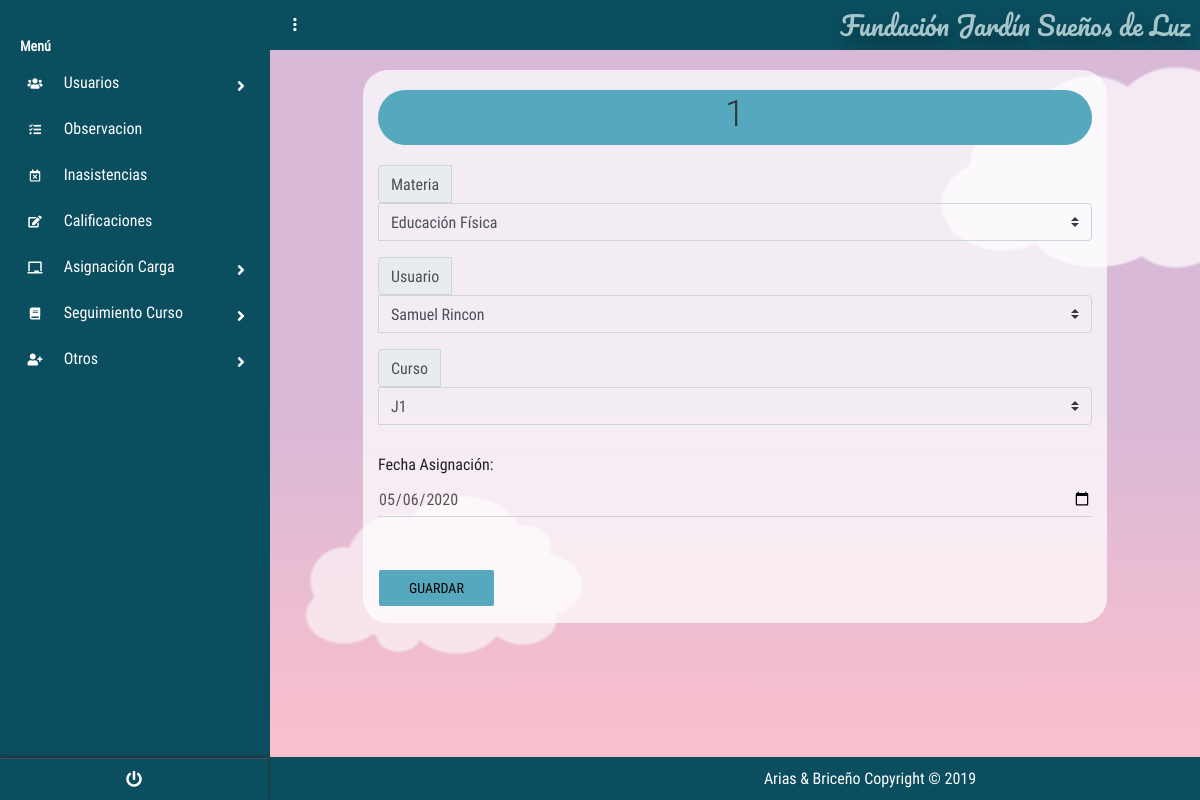
/?c=AsignacionCarga&a=nuevo&id_Asignacion=1 (signed in), run on the app's committed database.
### tables this page shows
create table ASIGNACIONCARGA
(
id_Asignacion INT PRIMARY KEY auto_increment ,
id_Materia_FK INT ,
id_Usuario_KFFK INT ,
id_Curso_FKF int ,
fecha_Asignacion DATE not null
);

create table MATERIA
(
id_Materia INT PRIMARY KEY auto_increment ,
nombre_Materia VARCHAR (50) not null,
horasSemanales_Materia INT not null
);

create table Usuario
(
id_Usuario int PRIMARY KEY auto_increment ,
user_Usuario varchar (50) not null,
password_Usuario varchar (8) not null,
nombre_Usuario varchar (50) not null,
apellido_Usuario varchar (50) not null,
tipoDoc_Usuario varchar (50) not null,
doc_Usuario bigint not null,
estado_Usuario varchar (50) not null,
id_tipoUsuario_FK int ,
id_Especialidad_FK int 
);

create table CURSO
(
id_Curso int PRIMARY KEY auto_increment ,
codigo_Curso VARCHAR (50) not null
);

### controllers/AsignacionCargaController.php (called while the page is built, shortened)
<?php
require_once "./models/AsignacionCargaModel.php";
class AsignacionCargaController{
    private $mode;
    public function __CONSTRUCT(){
        $this->mode = new AsignacionCargaModel();
    }
    public function nuevo(){
        $alm = new AsignacionCargaModel();
        if(isset($_REQUEST['id_Asignacion'])){
            $alm = $this->mode->Obtener($_REQUEST['id_Asignacion']);
        }
        include_once './views/AsignacionCarga/AsignacionCarga.php';
    }
}

### models/Conexion.php (called while the page is built)
<?php
class Conexion{
    public static function conectar(){
        $PDO = new PDO("mysql:host=localhost;dbname=dbfundacion;charset=utf8","root","");
        $PDO->setAttribute(PDO::ATTR_ERRMODE,PDO::ERRMODE_EXCEPTION);
        return $PDO;
    }
}
?>

### models/AsignacionCargaModel.php (called while the page is built, shortened)
<?php
class AsignacionCargaModel{
    public $CNX;
    public function __construct(){
        try {
            $this->CNX= Conexion::conectar();
        } catch (Exception $e) {
            die($e->getMessage());
        }
    }
    public function Obtener($id_Asignacion)
	{
		try
		{
            $query= "SELECT id_Asignacion,
            id_Materia_FK,
            nombre_Materia,
            id_Usuario_KFFK,
            nombre_Usuario,
            apellido_Usuario,
            id_Curso_FKF,
            codigo_Curso,
            fecha_Asignacion
            from ASIGNACIONCARGA
            inner join Materia on Materia.id_Materia=ASIGNACIONCARGA.id_Materia_FK
            inner join Curso on Curso.id_Curso=ASIGNACIONCARGA.id_Curso_FKF
            inner join USUARIO on Usuario.id_Usuario=ASIGNACIONCARGA.id_Usuario_KFFK
             where id_Asignacion=?";
            $stm = $this->CNX->prepare($query);
			$stm->execute(array($id_Asignacion));
			return $stm->fetch(PDO::FETCH_OBJ);
		} catch (Exception $e)
		{
			die($e->getMessage());
		}
	}
}

### views/AsignacionCarga/AsignacionCarga.php (the view, shortened to what this page needs)
<!DOCTYPE html>
<html lang="es">
    <head>
        <link
            rel='stylesheet'
            href='https://cdnjs.cloudflare.com/ajax/libs/twitter-bootstrap/4.1.1/css/bootstrap.css'>
        <link
            rel='stylesheet'
            href='https://use.fontawesome.com/releases/v5.0.13/css/all.css'>
        <link
            rel="stylesheet"
            href="<?php echo SERVERURL; ?>assets/css/menu_Lateral.css">
        <link rel="stylesheet" href="<?php echo SERVERURL; ?>assets/css/main.css">
    </head>
    <body>
        <?php include "./views/modules/navlateral.php" ?>
        <section class="full-box dashboard-contentPage">
            <?php include "./views/modules/navbar.php" ?>
            <div class="container">
                <form
                    action="?c=AsignacionCarga&a=guardar_AsignacionCarga"
                    method="post"
                    class="FormularioAjax"
                    data-form="save"
                    autocomplete="off"
                    enctype="multipart/form-data">
                    <div>
                        <h1 class="page-header tituloa" style="margin-top:20px">
                            <?php echo $alm->id_Asignacion != null ? $alm->id_Asignacion : 'Nueva Asignación'; ?>
                        </h1>
                    </div>
                    <div class="input-group mb-3">
                            <div class="input-group-prepend">
                                <label class="input-group-text" for="inputGroupSelect01">Materia</label>
                            </div>
                            <select class="custom-select selects" id="inputGroupSelect01"
                                style="background-color: #ffffff00;" name="id_Materia_FK">
                                <option selected value="<?php echo $alm->id_Materia_FK; ?>">
                                        <?php echo $alm->id_Asignacion != null
                                        ? $alm->nombre_Materia
                                        : '--Seleccione la materia--'; ?>
                                </option>
                            </select>
                        </div>
                        <div class="input-group mb-3">
                            <div class="input-group-prepend">
                                <label class="input-group-text" for="inputGroupSelect01">Usuario</label>
                            </div>
                            <select  class="custom-select selects" id="inputGroupSelect01"
                                style="background-color: #ffffff00;" name="id_Usuario_KFFK">
                                <option selected value="<?php echo $alm->id_Usuario_KFFK; ?>">
                                <?php echo $alm->id_Asignacion != null ? ($alm->nombre_Usuario.' '.$alm->apellido_Usuario) : '--Seleccione el Usuario--'; ?>
                            </option>
                            </select>
                        </div>
                        <div class="input-group mb-3">
                            <div class="input-group-prepend">
                                <label class="input-group-text" for="inputGroupSelect01">Curso</label>
                            </div>
                            <select  class="custom-select selects" id="inputGroupSelect01"
                                style="background-color: #ffffff00;" name="id_Curso_FKF">
                                <option selected value="<?php echo $alm->id_Curso_FKF; ?>">
                                <?php echo $alm->id_Asignacion != null ? $alm->codigo_Curso : '--Seleccione el Curso--'; ?>
                            </option>
                            </select>
                        </div>
                                <div class="form-group">
                                        <label id="Label1" runat="server" Text="Label"> Fecha Asignación:</label>
                                        <input value="<?php echo $alm->fecha_Asignacion; ?>"
                                                name="fecha_Asignacion" class="form-control"
                                                type="date" required
                                               title="ingrese la fecha" />
                                </div>
                                <div class="form-group" id="botones">
                                        <input type="submit" value="Guardar" id="Crear" class="boton btn btn-info" />
                                </div>
                </form>
            </div>
            <?php include "./views/modules/fondo_Form.php" ?>
        </section>
    </body>
</html>

### assets/css/menu_Lateral.css (style rules this page uses)
body { font-size: 0.9rem; }

### assets/css/main.css (style rules this page uses)
body, html { background-color: #0b4e5f; width: 100%; height: 100%; margin: 0; padding: 0; position: relative; font-size: 16px; font-family: 'RobotoCondensed'; overflow: hidden; }
.full-box { margin: 0; padding: 0; width: 100%; box-sizing: border-box; }
.container { background-color: rgba(255, 255, 255, 0.726); margin-top:20px; border-radius:25px; width:80%; }
.tablas,h1 { margin:20px }
h1 { text-align: center; padding: 5px; margin: 5px; }
.form-control { background-color: #ffffff00; }
form .btn, .botones { background-color: #56a8be; border-color: #56a8be; }
.tituloa { background-color: #56a8be; border-color: #56a8be; border-radius: 1em; }
.form-group .checkbox label, .form-group .radio label, .form-group label { font-size: 16px; line-height: 1.42857143; color: #212020; font-weight: 400; }
.dashboard-sideBar, .dashboard-contentPage { position: absolute; top: 0; height: 100%; transition: all .3s ease-in-out; }
.dashboard-contentPage { right: 0; z-index: 1; padding-left: 270px; }
.btn:not(.btn-raised).btn-info, .input-group-btn .btn:not(.btn-raised).btn-info { color: #000000; }
.input-group > .form-control, .input-group > .custom-select, .input-group > .custom-file { position: relative; -ms-flex: 1 1 auto; flex: 1 1 auto; width: 100%; }

### views/modules/fondo_Form.php (style rules this page uses)
html { box-sizing: border-box; }
*, *:before, *:after { box-sizing: inherit; }
body { margin: 0; background: linear-gradient(#d8b9d7 50%, #ffc0cb); min-height: 100vh; display: flex; justify-content: center; align-items: center; overflow: hidden; position: relative; }

### data on the page
asignacioncarga: id_Asignacion "1", id_Materia_FK "Educación Física", id_Usuario_KFFK "Samuel Rincon", id_Curso_FKF "J1", fecha_Asignacion "05/06/2020"

### other printed values
NOMBREPROYECTO "Fundación Jardín Sueños de Luz"
